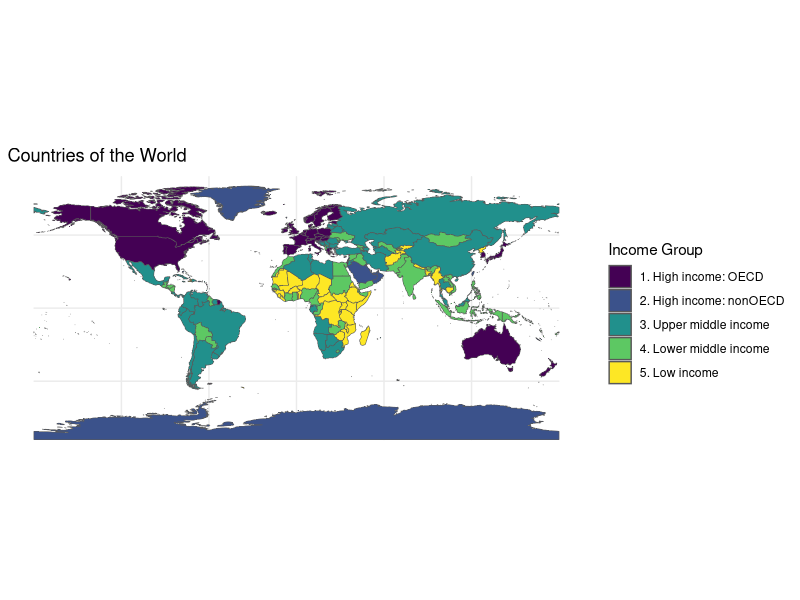

This figure's R source:
## ---- chunk 1
#| code-fold: true
#| code-summary: "Show the code"
#| message: false
#| warning: false

library(rnaturalearth) # natural earth data

library(ggplot2) # beautiful maps

library(dplyr) # data wrangling

library(sf) # simple (spatial) features

## ---- chunk 2
#| code-fold: true
#| code-summary: "Show the code"
#| message: false

ne_countries <- ne_countries(scale = "medium", 
                             returnclass = "sf") 

## ---- chunk 3
#| code-fold: true
#| code-summary: "Show the code"
#| message: false

ggplot(ne_countries) + # the sf data that I am mapping
  geom_sf(aes(fill = income_grp)) + # what goes on the map: FILL
  scale_fill_viridis_d(name = "Income Group", # beautiful colors
                       option = "viridis") +
  labs(title = "Countries of the World") + # labels
  theme_minimal() # minimal theme
